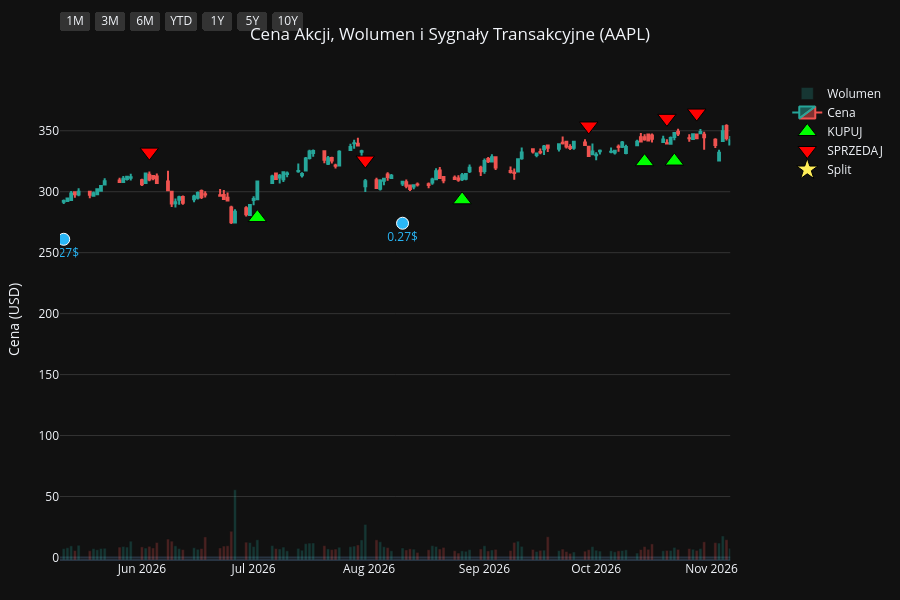
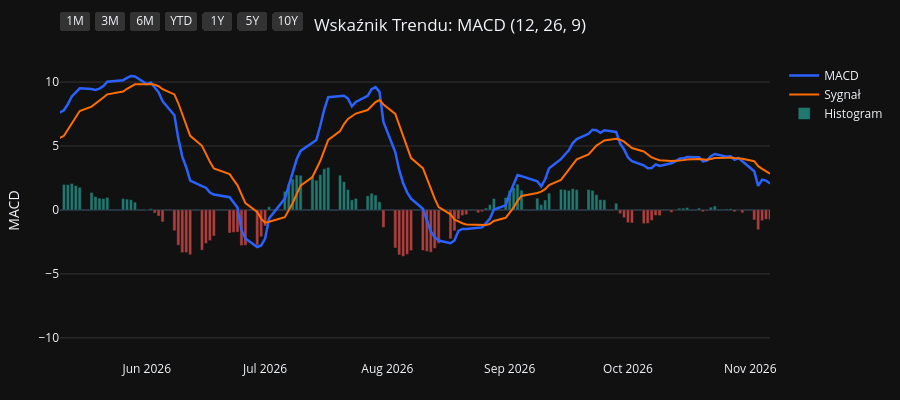
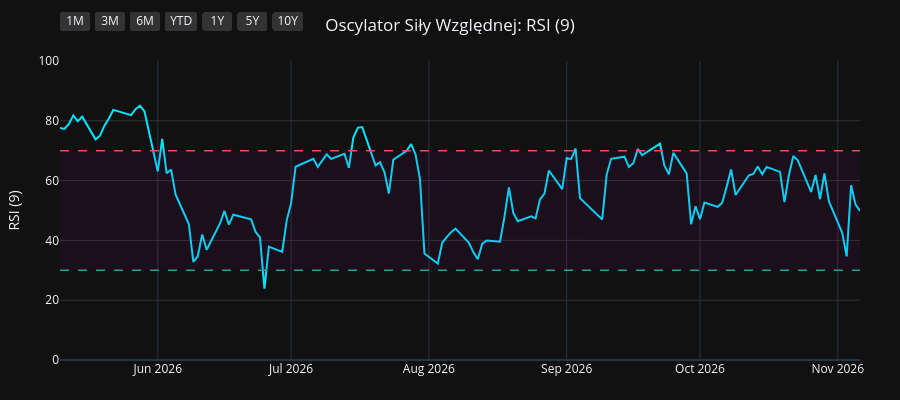
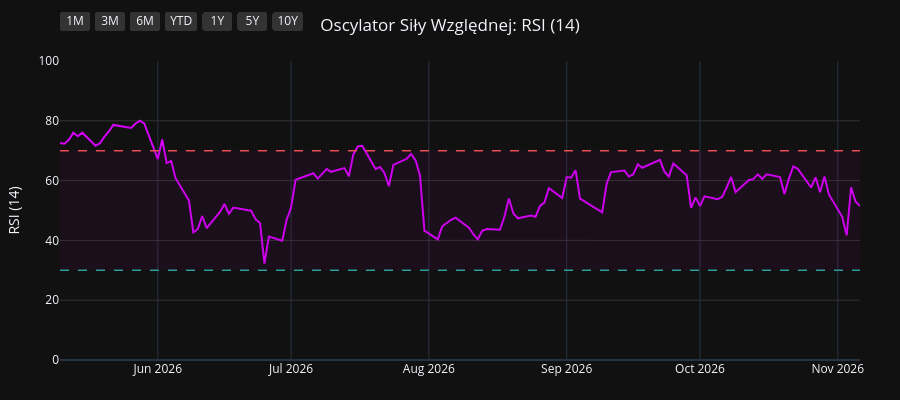

The notebook cell these images were saved under, in order:
### Code cell
import os
import yfinance as yf
import pandas as pd
import pandas_ta as ta
import plotly.graph_objects as go
from plotly.subplots import make_subplots

# 1. Pobranie i przygotowanie danych
symbol = os.environ.get("STOCK_TICKER", "").strip().upper()
if not symbol:
    raise RuntimeError("Set STOCK_TICKER before running price_extractor.ipynb")
df = yf.Ticker(symbol).history(period="10y")
df.index = df.index.tz_localize(None)

# Wskaźniki i sygnały
df.ta.macd(fast=12, slow=26, signal=9, append=True)
df.ta.rsi(length=9, append=True)
df.ta.rsi(length=14, append=True)
df.ta.rsi(length=21, append=True)
df.dropna(inplace=True)

macd = df['MACD_12_26_9']
signal = df['MACDs_12_26_9']
wczorajszy_macd = macd.shift(1)
wczorajszy_signal = signal.shift(1)

df['Decyzja'] = 'BRAK'
df.loc[(macd > signal) & (wczorajszy_macd <= wczorajszy_signal), 'Decyzja'] = 'KUPUJ'
df.loc[(macd < signal) & (wczorajszy_macd >= wczorajszy_signal), 'Decyzja'] = 'SPRZEDAJ'

df_kupuj = df[df['Decyzja'] == 'KUPUJ']
df_sprzedaj = df[df['Decyzja'] == 'SPRZEDAJ']
df_dywidendy = df[df['Dividends'] > 0]
df_splity = df[df['Stock Splits'] > 0]

# Wspólna konfiguracja osi X
konfiguracja_osi_x = dict(
    type="date",
    showspikes=True, spikemode="across", spikesnap="cursor", spikedash="dot", spikecolor="#ffffff", spikethickness=1, hoverformat="%Y-%m-%d",
    rangeselector=dict(
        buttons=list([
            dict(count=1, label="1M", step="month", stepmode="backward"),
            dict(count=3, label="3M", step="month", stepmode="backward"),
            dict(count=6, label="6M", step="month", stepmode="backward"),
            dict(count=1, label="YTD", step="year", stepmode="todate"),
            dict(count=1, label="1Y", step="year", stepmode="backward"),
            dict(count=5, label="5Y", step="year", stepmode="backward"),
            dict(step="all", label="10Y")
        ]),
        bgcolor="#333333", activecolor="#2962ff", x=0, y=1.1
    )
)

# ==========================================
# WYKRES 1: CENA + WOLUMEN + SYGNAŁY
# ==========================================
fig1 = make_subplots(specs=[[{"secondary_y": True}]])

kolory_wolumenu = ['#26a69a' if row['Close'] >= row['Open'] else '#ef5350' for index, row in df.iterrows()]
fig1.add_trace(go.Bar(x=df.index, y=df['Volume'], marker_color=kolory_wolumenu, opacity=0.25, name='Wolumen'), secondary_y=True)
fig1.add_trace(go.Candlestick(x=df.index, open=df['Open'], high=df['High'], low=df['Low'], close=df['Close'], name='Cena', increasing_line_color='#26a69a', decreasing_line_color='#ef5350'), secondary_y=False)
fig1.add_trace(go.Scatter(x=df_kupuj.index, y=df_kupuj['Low'] * 0.95, customdata=df_kupuj[['Low', 'High']], mode='markers', marker=dict(symbol='triangle-up', size=16, color='#00ff00', line=dict(width=1, color='black')), name='KUPUJ', hovertemplate='KUPUJ<br>Najniższa: %{customdata[0]:.2f}<br>Najwyższa: %{customdata[1]:.2f}<extra></extra>'), secondary_y=False)
fig1.add_trace(go.Scatter(x=df_sprzedaj.index, y=df_sprzedaj['High'] * 1.05, customdata=df_sprzedaj[['Low', 'High']], mode='markers', marker=dict(symbol='triangle-down', size=16, color='#ff0000', line=dict(width=1, color='black')), name='SPRZEDAJ', hovertemplate='SPRZEDAJ<br>Najniższa: %{customdata[0]:.2f}<br>Najwyższa: %{customdata[1]:.2f}<extra></extra>'), secondary_y=False)

if not df_dywidendy.empty:
    fig1.add_trace(go.Scatter(x=df_dywidendy.index, y=df_dywidendy['Low'] * 0.90, mode='markers+text', marker=dict(symbol='circle', size=12, color='#29b6f6', line=dict(width=1, color='white')), text=df_dywidendy['Dividends'].apply(lambda x: f"{x}$"), textposition="bottom center", name='Dywidenda', showlegend=False, hovertemplate='Dywidenda: %{text}<extra></extra>', textfont=dict(color="#29b6f6")), secondary_y=False)
if not df_splity.empty:
                    fig1.add_trace(go.Scatter(x=df_splity.index, y=df_splity['High'], mode='markers+text', marker=dict(symbol='star', size=16, color='#ffee58', line=dict(width=1, color='black')), text=df_splity['Stock Splits'].apply(lambda x: f"{x:g}:1" if x >= 1 else f"1:{1 / x:g}"), textposition="top center", name='Split', hovertemplate='%{text}<extra></extra>', textfont=dict(color="#ffee58")), secondary_y=False)

fig1.update_layout(title=dict(text=f"Cena Akcji, Wolumen i Sygnały Transakcyjne ({symbol})", x=0.5, xanchor='center'), dragmode='pan', xaxis_rangeslider_visible=False, template='plotly_dark', height=600, hovermode='x unified', margin=dict(l=60, r=40, t=60, b=40))
fig1.update_xaxes(**konfiguracja_osi_x)
fig1.update_xaxes(range=[df.index.max() - pd.Timedelta(days=180), df.index.max()])
fig1.update_yaxes(title_text="Cena (USD)", secondary_y=False, gridcolor='#333333')
fig1.update_yaxes(range=[0, df['Volume'].max() * 4], showgrid=False, showticklabels=False, secondary_y=True)
fig1.show(config={'scrollZoom': True})

# ==========================================
# WYKRES 2: WSKAŹNIK MACD
# ==========================================
fig2 = go.Figure()
fig2.add_trace(go.Scatter(x=df.index, y=df['MACD_12_26_9'], line=dict(color='#2962ff', width=2.5), name='MACD'))
fig2.add_trace(go.Scatter(x=df.index, y=df['MACDs_12_26_9'], line=dict(color='#ff6d00', width=2), name='Sygnał'))
kolory_macd = ['#26a69a' if val >= 0 else '#ef5350' for val in df['MACDh_12_26_9']]
fig2.add_trace(go.Bar(x=df.index, y=df['MACDh_12_26_9'], marker_color=kolory_macd, name='Histogram', opacity=0.7))
fig2.update_layout(title=dict(text="Wskaźnik Trendu: MACD (12, 26, 9)", x=0.5, xanchor='center'), dragmode='pan', xaxis_rangeslider_visible=False, template='plotly_dark', height=400, hovermode='x unified', margin=dict(l=60, r=40, t=60, b=40))
fig2.update_xaxes(**konfiguracja_osi_x)
fig2.update_xaxes(range=[df.index.max() - pd.Timedelta(days=180), df.index.max()])
fig2.update_yaxes(title_text="MACD", gridcolor='#333333')
fig2.show(config={'scrollZoom': True})

# ==========================================
# WYKRES 3: OSCYLATOR RSI (9)
# ==========================================
fig3 = go.Figure()
fig3.add_trace(go.Scatter(x=df.index, y=df['RSI_9'], line=dict(color='#00e5ff', width=2), name='RSI (9)'))
fig3.add_hline(y=70, line_dash="dash", line_color="#ef5350", line_width=1.5)
fig3.add_hline(y=30, line_dash="dash", line_color="#26a69a", line_width=1.5)
fig3.add_hrect(y0=30, y1=70, line_width=0, fillcolor="purple", opacity=0.1)
fig3.update_layout(title=dict(text="Oscylator Siły Względnej: RSI (9)", x=0.5, xanchor='center'), dragmode='pan', xaxis_rangeslider_visible=False, template='plotly_dark', height=400, hovermode='x unified', margin=dict(l=60, r=40, t=60, b=40))
fig3.update_xaxes(**konfiguracja_osi_x)
fig3.update_xaxes(range=[df.index.max() - pd.Timedelta(days=180), df.index.max()])
fig3.update_yaxes(title_text="RSI (9)", range=[0, 100], gridcolor='#333333')
fig3.show(config={'scrollZoom': True})

# ==========================================
# WYKRES 4: OSCYLATOR RSI (14)
# ==========================================
fig4 = go.Figure()
fig4.add_trace(go.Scatter(x=df.index, y=df['RSI_14'], line=dict(color='#d500f9', width=2), name='RSI (14)'))
fig4.add_hline(y=70, line_dash="dash", line_color="#ef5350", line_width=1.5)
fig4.add_hline(y=30, line_dash="dash", line_color="#26a69a", line_width=1.5)
fig4.add_hrect(y0=30, y1=70, line_width=0, fillcolor="purple", opacity=0.1)
fig4.update_layout(title=dict(text="Oscylator Siły Względnej: RSI (14)", x=0.5, xanchor='center'), dragmode='pan', xaxis_rangeslider_visible=False, template='plotly_dark', height=400, hovermode='x unified', margin=dict(l=60, r=40, t=60, b=40))
fig4.update_xaxes(**konfiguracja_osi_x)
fig4.update_xaxes(range=[df.index.max() - pd.Timedelta(days=180), df.index.max()])
fig4.update_yaxes(title_text="RSI (14)", range=[0, 100], gridcolor='#333333')
fig4.show(config={'scrollZoom': True})

# ==========================================
# WYKRES 5: OSCYLATOR RSI (21)
# ==========================================
fig5 = go.Figure()
fig5.add_trace(go.Scatter(x=df.index, y=df['RSI_21'], line=dict(color='#64dd17', width=2), name='RSI (21)'))
fig5.add_hline(y=70, line_dash="dash", line_color="#ef5350", line_width=1.5)
fig5.add_hline(y=30, line_dash="dash", line_color="#26a69a", line_width=1.5)
fig5.add_hrect(y0=30, y1=70, line_width=0, fillcolor="purple", opacity=0.1)
fig5.update_layout(title=dict(text="Oscylator Siły Względnej: RSI (21)", x=0.5, xanchor='center'), dragmode='pan', xaxis_rangeslider_visible=False, template='plotly_dark', height=400, hovermode='x unified', margin=dict(l=60, r=40, t=60, b=40))
fig5.update_xaxes(**konfiguracja_osi_x)
fig5.update_xaxes(range=[df.index.max() - pd.Timedelta(days=180), df.index.max()])
fig5.update_yaxes(title_text="RSI (21)", range=[0, 100], gridcolor='#333333')
fig5.show(config={'scrollZoom': True})

### Figure 1 — Plotly figure (JSON) as saved in the notebook; plotly's stock layout.template omitted (floating-point values rounded to 4 significant figures; data arrays with more than 128 entries replaced by an {"elided": "..."} marker saying what was removed)
{"data": [{"marker": {"color": {"elided": "2481 str values"}}, "name": "Wolumen", "opacity": 0.25, "type": "bar", "x": {"elided": "2481 str values"}, "xaxis": "x", "y": {"elided": "2481 int values"}, "yaxis": "y2"}, {"close": {"elided": "2481 float values"}, "decreasing": {"line": {"color": "#ef5350"}}, "high": {"elided": "2481 float values"}, "increasing": {"line": {"color": "#26a69a"}}, "low": {"elided": "2481 float values"}, "name": "Cena", "open": {"elided": "2481 float values"}, "type": "candlestick", "x": {"elided": "2481 str values"}, "xaxis": "x", "yaxis": "y"}, {"customdata": {"elided": "91x2 float values"}, "hovertemplate": "KUPUJ<br>Najniższa: %{customdata[0]:.2f}<br>Najwyższa: %{customdata[1]:.2f}<extra></extra>", "marker": {"color": "#00ff00", "line": {"color": "black", "width": 1}, "size": 16, "symbol": "triangle-up"}, "mode": "markers", "name": "KUPUJ", "type": "scatter", "x": ["2017-01-10T00:00:00", "2017-01-25T00:00:00", "2017-02-01T00:00:00", "2017-05-01T00:00:00", "2017-07-10T00:00:00", "2017-08-29T00:00:00", "2017-10-06T00:00:00", "2017-12-18T00:00:00", "2018-01-08T00:00:00", "2018-02-14T00:00:00", "2018-04-10T00:00:00", "2018-05-02T00:00:00", "2018-06-06T00:00:00", "2018-07-09T00:00:00", "2018-08-01T00:00:00", "2018-10-02T00:00:00", "2018-12-03T00:00:00", "2018-12-12T00:00:00", "2018-12-28T00:00:00", "2019-03-12T00:00:00", "2019-04-02T00:00:00", "2019-04-18T00:00:00", "2019-06-06T00:00:00", "2019-07-23T00:00:00", "2019-08-19T00:00:00", "2019-09-05T00:00:00", "2019-10-07T00:00:00", "2019-12-16T00:00:00", "2020-03-27T00:00:00", "2020-06-08T00:00:00", "2020-07-08T00:00:00", "2020-07-20T00:00:00", "2020-07-31T00:00:00", "2020-10-01T00:00:00", "2020-11-06T00:00:00", "2020-12-01T00:00:00", "2021-01-22T00:00:00", "2021-03-15T00:00:00", "2021-06-07T00:00:00", "2021-08-17T00:00:00", "2021-08-31T00:00:00", "2021-10-14T00:00:00", "2021-11-17T00:00:00", "2022-02-01T00:00:00", "2022-03-18T00:00:00", "2022-05-27T00:00:00", "2022-06-23T00:00:00", "2022-10-17T00:00:00", "2022-11-11T00:00:00", "2023-01-09T00:00:00", "2023-03-16T00:00:00", "2023-04-19T00:00:00", "2023-05-01T00:00:00", "2023-05-05T00:00:00", "2023-05-18T00:00:00", "2023-05-31T00:00:00", "2023-06-27T00:00:00", "2023-08-25T00:00:00", "2023-10-04T00:00:00", "2023-11-02T00:00:00", "2023-12-08T00:00:00", "2023-12-13T00:00:00", "2024-01-19T00:00:00", "2024-03-18T00:00:00", "2024-04-25T00:00:00", "2024-06-05T00:00:00", "2024-06-07T00:00:00", "2024-06-11T00:00:00", "2024-07-02T00:00:00", "2024-08-14T00:00:00", "2024-09-20T00:00:00", "2024-10-10T00:00:00", "2024-11-19T00:00:00", "2025-01-29T00:00:00", "2025-03-25T00:00:00", "2025-04-15T00:00:00", "2025-05-12T00:00:00", "2025-06-06T00:00:00", "2025-06-23T00:00:00", "2025-08-07T00:00:00", "2025-09-03T00:00:00", "2025-09-19T00:00:00", "2025-10-23T00:00:00", "2025-11-28T00:00:00", "2026-01-28T00:00:00", "2026-02-24T00:00:00", "2026-03-31T00:00:00", "2026-07-02T00:00:00", "2026-08-26T00:00:00", "2026-10-14T00:00:00", "2026-10-22T00:00:00"], "xaxis": "x", "y": [25.83, 26.27, 27.73, 31.79, 31.57, 35.37, 34.17, 38.8, 38.59, 36.29, 38.21, 38.72, 42.92, 42.34, 44.13, 50.86, 40.81, 38.06, 34.81, 40.57, 43.21, 45.81, 41.36, 47.06, 47.87, 48.21, 51.47, 63.32, 56.61, 75.2, 86.47, 88.28, 92.66, 106.6, 107.1, 110.7, 124.5, 111.2, 115.5, 138.1, 140.2, 131.1, 140.1, 159.9, 148.4, 135.2, 126.2, 130.7, 134.7, 121.2, 141.7, 154.7, 157.6, 159.6, 161.5, 165.5, 173.8, 164.8, 160.3, 164.5, 181.8, 182.9, 177.2, 163.1, 158.0, 183.4, 182.7, 182.2, 202.4, 207.0, 214.4, 214.0, 213.8, 220.7, 207.8, 188.6, 195.5, 191.0, 188.1, 204.8, 221.8, 227.4, 244.2, 261.5, 241.1, 253.9, 234.3, 278.8, 293.4, 324.6, 325.2], "yaxis": "y"}, {"customdata": {"elided": "92x2 float values"}, "hovertemplate": "SPRZEDAJ<br>Najniższa: %{customdata[0]:.2f}<br>Najwyższa: %{customdata[1]:.2f}<extra></extra>", "marker": {"color": "#ff0000", "line": {"color": "black", "width": 1}, "size": 16, "symbol": "triangle-down"}, "mode": "markers", "name": "SPRZEDAJ", "type": "scatter", "x": ["2016-12-30T00:00:00", "2017-01-20T00:00:00", "2017-01-31T00:00:00", "2017-02-27T00:00:00", "2017-05-22T00:00:00", "2017-08-21T00:00:00", "2017-09-06T00:00:00", "2017-11-16T00:00:00", "2017-12-26T00:00:00", "2018-01-24T00:00:00", "2018-03-19T00:00:00", "2018-04-20T00:00:00", "2018-05-25T00:00:00", "2018-06-08T00:00:00", "2018-07-30T00:00:00", "2018-09-07T00:00:00", "2018-10-08T00:00:00", "2018-12-10T00:00:00", "2018-12-20T00:00:00", "2019-03-06T00:00:00", "2019-03-28T00:00:00", "2019-04-15T00:00:00", "2019-04-26T00:00:00", "2019-07-17T00:00:00", "2019-08-02T00:00:00", "2019-08-27T00:00:00", "2019-09-24T00:00:00", "2019-11-20T00:00:00", "2020-01-24T00:00:00", "2020-05-27T00:00:00", "2020-06-29T00:00:00", "2020-07-17T00:00:00", "2020-07-21T00:00:00", "2020-09-03T00:00:00", "2020-10-21T00:00:00", "2020-11-23T00:00:00", "2021-01-05T00:00:00", "2021-02-01T00:00:00", "2021-04-29T00:00:00", "2021-07-21T00:00:00", "2021-08-18T00:00:00", "2021-09-10T00:00:00", "2021-11-10T00:00:00", "2021-12-17T00:00:00", "2022-02-17T00:00:00", "2022-04-08T00:00:00", "2022-06-13T00:00:00", "2022-08-22T00:00:00", "2022-11-04T00:00:00", "2022-11-29T00:00:00", "2023-02-21T00:00:00", "2023-04-11T00:00:00", "2023-04-20T00:00:00", "2023-05-02T00:00:00", "2023-05-16T00:00:00", "2023-05-22T00:00:00", "2023-06-26T00:00:00", "2023-07-10T00:00:00", "2023-09-11T00:00:00", "2023-10-20T00:00:00", "2023-11-30T00:00:00", "2023-12-11T00:00:00", "2023-12-19T00:00:00", "2024-01-31T00:00:00", "2024-04-19T00:00:00", "2024-05-29T00:00:00", "2024-06-06T00:00:00", "2024-06-10T00:00:00", "2024-06-25T00:00:00", "2024-07-18T00:00:00", "2024-09-04T00:00:00", "2024-10-07T00:00:00", "2024-10-25T00:00:00", "2024-12-30T00:00:00", "2025-03-03T00:00:00", "2025-04-03T00:00:00", "2025-05-08T00:00:00", "2025-05-22T00:00:00", "2025-06-11T00:00:00", "2025-07-29T00:00:00", "2025-08-25T00:00:00", "2025-09-10T00:00:00", "2025-10-07T00:00:00", "2025-11-07T00:00:00", "2025-12-08T00:00:00", "2026-02-13T00:00:00", "2026-03-02T00:00:00", "2026-06-03T00:00:00", "2026-07-31T00:00:00", "2026-09-29T00:00:00", "2026-10-20T00:00:00", "2026-10-28T00:00:00"], "xaxis": "x", "y": [28.29, 29.07, 29.3, 33.32, 37.62, 38.58, 39.83, 42.15, 42.05, 43.48, 43.7, 42.16, 46.88, 47.46, 47.51, 55.9, 55.76, 42.34, 40.35, 43.87, 47.39, 49.96, 51.25, 51.47, 51.8, 52.53, 56.05, 67.23, 81.69, 80.93, 91.97, 98.68, 100.8, 131.1, 120.8, 119.9, 134.3, 138.0, 139.9, 149.4, 154.4, 159.2, 154.0, 177.9, 176.5, 176.4, 139.0, 174.9, 147.2, 149.4, 156.3, 167.7, 173.4, 176.0, 179.1, 180.8, 194.6, 196.6, 186.8, 181.7, 197.4, 200.7, 204.3, 194.1, 172.8, 200.0, 204.4, 205.2, 219.9, 239.7, 230.9, 235.0, 242.8, 264.3, 254.7, 216.5, 208.8, 211.9, 213.7, 224.5, 239.9, 243.1, 269.3, 284.9, 292.9, 274.9, 279.4, 332.5, 325.9, 353.9, 360.2, 364.5], "yaxis": "y"}, {"hovertemplate": "Dywidenda: %{text}<extra></extra>", "marker": {"color": "#29b6f6", "line": {"color": "white", "width": 1}, "size": 12, "symbol": "circle"}, "mode": "markers+text", "name": "Dywidenda", "showlegend": false, "text": ["0.1425$", "0.1575$", "0.1575$", "0.1575$", "0.1575$", "0.1825$", "0.1825$", "0.1825$", "0.1825$", "0.1925$", "0.1925$", "0.1925$", "0.1925$", "0.205$", "0.205$", "0.205$", "0.205$", "0.22$", "0.22$", "0.22$", "0.22$", "0.23$", "0.23$", "0.23$", "0.23$", "0.24$", "0.24$", "0.24$", "0.24$", "0.25$", "0.25$", "0.25$", "0.25$", "0.26$", "0.26$", "0.26$", "0.26$", "0.27$", "0.27$"], "textfont": {"color": "#29b6f6"}, "textposition": "bottom center", "type": "scatter", "x": ["2017-02-09T00:00:00", "2017-05-11T00:00:00", "2017-08-10T00:00:00", "2017-11-10T00:00:00", "2018-02-09T00:00:00", "2018-05-11T00:00:00", "2018-08-10T00:00:00", "2018-11-08T00:00:00", "2019-02-08T00:00:00", "2019-05-10T00:00:00", "2019-08-09T00:00:00", "2019-11-07T00:00:00", "2020-02-07T00:00:00", "2020-05-08T00:00:00", "2020-08-07T00:00:00", "2020-11-06T00:00:00", "2021-02-05T00:00:00", "2021-05-07T00:00:00", "2021-08-06T00:00:00", "2021-11-05T00:00:00", "2022-02-04T00:00:00", "2022-05-06T00:00:00", "2022-08-05T00:00:00", "2022-11-04T00:00:00", "2023-02-10T00:00:00", "2023-05-12T00:00:00", "2023-08-11T00:00:00", "2023-11-10T00:00:00", "2024-02-09T00:00:00", "2024-05-10T00:00:00", "2024-08-12T00:00:00", "2024-11-08T00:00:00", "2025-02-10T00:00:00", "2025-05-12T00:00:00", "2025-08-11T00:00:00", "2025-11-10T00:00:00", "2026-02-09T00:00:00", "2026-05-11T00:00:00", "2026-08-10T00:00:00"], "xaxis": "x", "y": [27.24, 31.78, 32.39, 36.63, 31.71, 39.72, 43.94, 44.11, 36.09, 41.46, 43.03, 55.9, 69.03, 66.23, 96.2, 101.5, 118.9, 113.5, 127.8, 131.9, 150.2, 135.9, 143.9, 118.8, 132.1, 151.6, 156.8, 163.2, 167.4, 162.4, 192.4, 202.3, 203.2, 185.2, 201.5, 240.1, 244.1, 261.0, 274.1], "yaxis": "y"}, {"hovertemplate": "%{text}<extra></extra>", "marker": {"color": "#ffee58", "line": {"color": "black", "width": 1}, "size": 16, "symbol": "star"}, "mode": "markers+text", "name": "Split", "text": ["4:1"], "textfont": {"color": "#ffee58"}, "textposition": "top center", "type": "scatter", "x": ["2020-08-31T00:00:00"], "xaxis": "x", "y": [127.0], "yaxis": "y"}], "layout": {"dragmode": "pan", "height": 600, "hovermode": "x unified", "margin": {"b": 40, "l": 60, "r": 40, "t": 60}, "title": {"text": "Cena Akcji, Wolumen i Sygnały Transakcyjne (AAPL)", "x": 0.5, "xanchor": "center"}, "xaxis": {"anchor": "y", "domain": [0.0, 0.94], "hoverformat": "%Y-%m-%d", "range": ["2026-05-10T00:00:00", "2026-11-06T00:00:00"], "rangeselector": {"activecolor": "#2962ff", "bgcolor": "#333333", "buttons": [{"count": 1, "label": "1M", "step": "month", "stepmode": "backward"}, {"count": 3, "label": "3M", "step": "month", "stepmode": "backward"}, {"count": 6, "label": "6M", "step": "month", "stepmode": "backward"}, {"count": 1, "label": "YTD", "step": "year", "stepmode": "todate"}, {"count": 1, "label": "1Y", "step": "year", "stepmode": "backward"}, {"count": 5, "label": "5Y", "step": "year", "stepmode": "backward"}, {"label": "10Y", "step": "all"}], "x": 0, "y": 1.1}, "rangeslider": {"visible": false}, "showspikes": true, "spikecolor": "#ffffff", "spikedash": "dot", "spikemode": "across", "spikesnap": "cursor", "spikethickness": 1, "type": "date"}, "yaxis": {"anchor": "x", "domain": [0.0, 1.0], "gridcolor": "#333333", "title": {"text": "Cena (USD)"}}, "yaxis2": {"anchor": "x", "overlaying": "y", "range": [0, 1791760000], "showgrid": false, "showticklabels": false, "side": "right"}}}

### Figure 2 — Plotly figure (JSON) as saved in the notebook; plotly's stock layout.template omitted (floating-point values rounded to 4 significant figures; data arrays with more than 128 entries replaced by an {"elided": "..."} marker saying what was removed)
{"data": [{"line": {"color": "#2962ff", "width": 2.5}, "name": "MACD", "type": "scatter", "x": {"elided": "2481 str values"}, "y": {"elided": "2481 float values"}}, {"line": {"color": "#ff6d00", "width": 2}, "name": "Sygnał", "type": "scatter", "x": {"elided": "2481 str values"}, "y": {"elided": "2481 float values"}}, {"marker": {"color": {"elided": "2481 str values"}}, "name": "Histogram", "opacity": 0.7, "type": "bar", "x": {"elided": "2481 str values"}, "y": {"elided": "2481 float values"}}], "layout": {"dragmode": "pan", "height": 400, "hovermode": "x unified", "margin": {"b": 40, "l": 60, "r": 40, "t": 60}, "title": {"text": "Wskaźnik Trendu: MACD (12, 26, 9)", "x": 0.5, "xanchor": "center"}, "xaxis": {"hoverformat": "%Y-%m-%d", "range": ["2026-05-10T00:00:00", "2026-11-06T00:00:00"], "rangeselector": {"activecolor": "#2962ff", "bgcolor": "#333333", "buttons": [{"count": 1, "label": "1M", "step": "month", "stepmode": "backward"}, {"count": 3, "label": "3M", "step": "month", "stepmode": "backward"}, {"count": 6, "label": "6M", "step": "month", "stepmode": "backward"}, {"count": 1, "label": "YTD", "step": "year", "stepmode": "todate"}, {"count": 1, "label": "1Y", "step": "year", "stepmode": "backward"}, {"count": 5, "label": "5Y", "step": "year", "stepmode": "backward"}, {"label": "10Y", "step": "all"}], "x": 0, "y": 1.1}, "rangeslider": {"visible": false}, "showspikes": true, "spikecolor": "#ffffff", "spikedash": "dot", "spikemode": "across", "spikesnap": "cursor", "spikethickness": 1, "type": "date"}, "yaxis": {"gridcolor": "#333333", "title": {"text": "MACD"}}}}

### Figure 3 — Plotly figure (JSON) as saved in the notebook; plotly's stock layout.template omitted (floating-point values rounded to 4 significant figures; data arrays with more than 128 entries replaced by an {"elided": "..."} marker saying what was removed)
{"data": [{"line": {"color": "#00e5ff", "width": 2}, "name": "RSI (9)", "type": "scatter", "x": {"elided": "2481 str values"}, "y": {"elided": "2481 float values"}}], "layout": {"dragmode": "pan", "height": 400, "hovermode": "x unified", "margin": {"b": 40, "l": 60, "r": 40, "t": 60}, "shapes": [{"line": {"color": "#ef5350", "dash": "dash", "width": 1.5}, "type": "line", "x0": 0, "x1": 1, "xref": "x domain", "y0": 70, "y1": 70, "yref": "y"}, {"line": {"color": "#26a69a", "dash": "dash", "width": 1.5}, "type": "line", "x0": 0, "x1": 1, "xref": "x domain", "y0": 30, "y1": 30, "yref": "y"}, {"fillcolor": "purple", "line": {"width": 0}, "opacity": 0.1, "type": "rect", "x0": 0, "x1": 1, "xref": "x domain", "y0": 30, "y1": 70, "yref": "y"}], "title": {"text": "Oscylator Siły Względnej: RSI (9)", "x": 0.5, "xanchor": "center"}, "xaxis": {"hoverformat": "%Y-%m-%d", "range": ["2026-05-10T00:00:00", "2026-11-06T00:00:00"], "rangeselector": {"activecolor": "#2962ff", "bgcolor": "#333333", "buttons": [{"count": 1, "label": "1M", "step": "month", "stepmode": "backward"}, {"count": 3, "label": "3M", "step": "month", "stepmode": "backward"}, {"count": 6, "label": "6M", "step": "month", "stepmode": "backward"}, {"count": 1, "label": "YTD", "step": "year", "stepmode": "todate"}, {"count": 1, "label": "1Y", "step": "year", "stepmode": "backward"}, {"count": 5, "label": "5Y", "step": "year", "stepmode": "backward"}, {"label": "10Y", "step": "all"}], "x": 0, "y": 1.1}, "rangeslider": {"visible": false}, "showspikes": true, "spikecolor": "#ffffff", "spikedash": "dot", "spikemode": "across", "spikesnap": "cursor", "spikethickness": 1, "type": "date"}, "yaxis": {"gridcolor": "#333333", "range": [0, 100], "title": {"text": "RSI (9)"}}}}

### Figure 4 — Plotly figure (JSON) as saved in the notebook; plotly's stock layout.template omitted (floating-point values rounded to 4 significant figures; data arrays with more than 128 entries replaced by an {"elided": "..."} marker saying what was removed)
{"data": [{"line": {"color": "#d500f9", "width": 2}, "name": "RSI (14)", "type": "scatter", "x": {"elided": "2481 str values"}, "y": {"elided": "2481 float values"}}], "layout": {"dragmode": "pan", "height": 400, "hovermode": "x unified", "margin": {"b": 40, "l": 60, "r": 40, "t": 60}, "shapes": [{"line": {"color": "#ef5350", "dash": "dash", "width": 1.5}, "type": "line", "x0": 0, "x1": 1, "xref": "x domain", "y0": 70, "y1": 70, "yref": "y"}, {"line": {"color": "#26a69a", "dash": "dash", "width": 1.5}, "type": "line", "x0": 0, "x1": 1, "xref": "x domain", "y0": 30, "y1": 30, "yref": "y"}, {"fillcolor": "purple", "line": {"width": 0}, "opacity": 0.1, "type": "rect", "x0": 0, "x1": 1, "xref": "x domain", "y0": 30, "y1": 70, "yref": "y"}], "title": {"text": "Oscylator Siły Względnej: RSI (14)", "x": 0.5, "xanchor": "center"}, "xaxis": {"hoverformat": "%Y-%m-%d", "range": ["2026-05-10T00:00:00", "2026-11-06T00:00:00"], "rangeselector": {"activecolor": "#2962ff", "bgcolor": "#333333", "buttons": [{"count": 1, "label": "1M", "step": "month", "stepmode": "backward"}, {"count": 3, "label": "3M", "step": "month", "stepmode": "backward"}, {"count": 6, "label": "6M", "step": "month", "stepmode": "backward"}, {"count": 1, "label": "YTD", "step": "year", "stepmode": "todate"}, {"count": 1, "label": "1Y", "step": "year", "stepmode": "backward"}, {"count": 5, "label": "5Y", "step": "year", "stepmode": "backward"}, {"label": "10Y", "step": "all"}], "x": 0, "y": 1.1}, "rangeslider": {"visible": false}, "showspikes": true, "spikecolor": "#ffffff", "spikedash": "dot", "spikemode": "across", "spikesnap": "cursor", "spikethickness": 1, "type": "date"}, "yaxis": {"gridcolor": "#333333", "range": [0, 100], "title": {"text": "RSI (14)"}}}}
